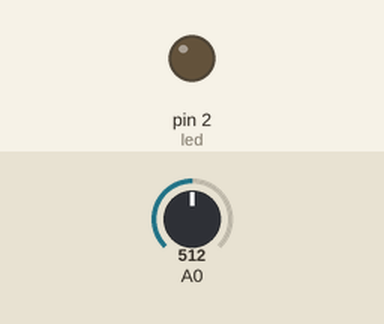
Recording of a sketch running on a simulated Arduino Uno, built with avr-gcc and run on an emulated ATmega328P. On the bench: output pins drawn as LEDs (lit = HIGH). Inputs (shaded band) come from the test bench; at power-on: A0 = 512.

Above: at 1.2 s.
1.3 s: A0 set to 98
2.8 s: A0 set to 84
At 3.1 s:
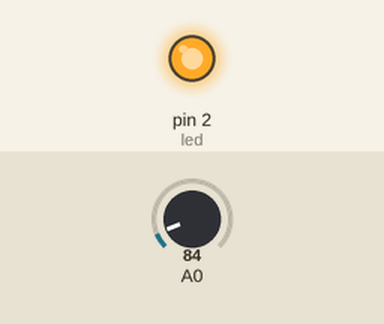
4.3 s: A0 set to 122
At 5.4 s:
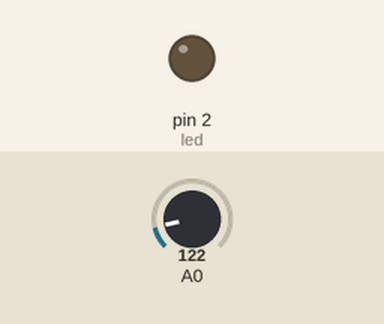
5.8 s: A0 set to 0
At 6.5 s:
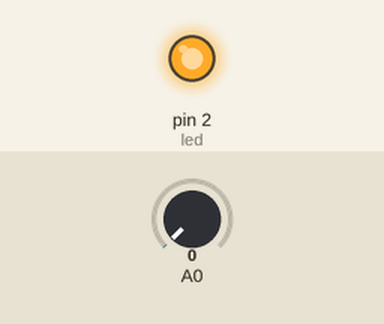
Timing chart, 0 to 8.3 s (numbered marks = the images above; inputs shaded):
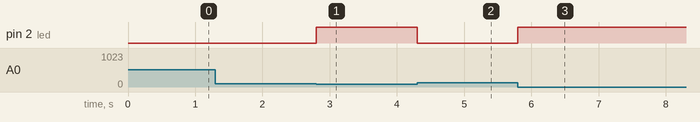

Measured:
- the behaviour switches between 90 and 89 on A0 (found by bisection; images 0 and 1)
- after the input at 1.3 s, every drawn part: stays the same
- after the input at 2.8 s, pin 2 (led): LOW → HIGH at once
- after the input at 4.3 s, pin 2 (led): HIGH → LOW at once
- after the input at 5.8 s, pin 2 (led): LOW → HIGH at once

The sketch:

04-Photoresistor.ino
```cpp
#define led 2 // definisce il numero del pin del led
#define soglia 90 // definisce la soglia dell'accensione della luce


int luce; // crea la variabile luce

void setup(){
    pinMode(led, OUTPUT); // inizializza il led come OUTPUT
}

void loop(){
    // imposta la variabile luce al valore della luminosità letta dalla fotoresistenza
    luce = analogRead(A0);

    // controlla se la luce ambientale è minore della soglia
    if (luce < soglia) {
        digitalWrite(led, HIGH); // accende il led se la condizione è verificata
    } else {
        digitalWrite(led, LOW); // spegne il led
    }
}
```
